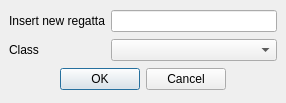
<ui version="4.0" >
 <author></author>
 <comment></comment>
 <exportmacro></exportmacro>
 <class>RegattaDialog</class>
 <widget class="QDialog" name="RegattaDialog" >
  <property name="geometry" >
   <rect>
    <x>0</x>
    <y>0</y>
    <width>286</width>
    <height>103</height>
   </rect>
  </property>
  <property name="sizePolicy" >
   <sizepolicy>
    <hsizetype>0</hsizetype>
    <vsizetype>0</vsizetype>
    <horstretch>0</horstretch>
    <verstretch>0</verstretch>
   </sizepolicy>
  </property>
  <property name="windowTitle" >
   <string>Regatta</string>
  </property>
  <layout class="QGridLayout" >
   <property name="margin" >
    <number>9</number>
   </property>
   <property name="spacing" >
    <number>6</number>
   </property>
   <item row="1" column="0" >
    <widget class="QLabel" name="label_3" >
     <property name="text" >
      <string>Class</string>
     </property>
    </widget>
   </item>
   <item row="0" column="1" >
    <widget class="QLineEdit" name="T_DialogRegattaValue" />
   </item>
   <item row="0" column="0" >
    <widget class="QLabel" name="label" >
     <property name="text" >
      <string>Insert new regatta</string>
     </property>
    </widget>
   </item>
   <item row="1" column="1" >
    <widget class="QComboBox" name="C_RegattaClass" />
   </item>
   <item row="2" column="0" colspan="2" >
    <layout class="QHBoxLayout" >
     <property name="margin" >
      <number>0</number>
     </property>
     <property name="spacing" >
      <number>6</number>
     </property>
     <item>
      <spacer>
       <property name="orientation" >
        <enum>Qt::Horizontal</enum>
       </property>
       <property name="sizeHint" >
        <size>
         <width>40</width>
         <height>20</height>
        </size>
       </property>
      </spacer>
     </item>
     <item>
      <widget class="QPushButton" name="okButton" >
       <property name="text" >
        <string>OK</string>
       </property>
      </widget>
     </item>
     <item>
      <widget class="QPushButton" name="cancelButton" >
       <property name="text" >
        <string>Cancel</string>
       </property>
      </widget>
     </item>
     <item>
      <spacer>
       <property name="orientation" >
        <enum>Qt::Horizontal</enum>
       </property>
       <property name="sizeHint" >
        <size>
         <width>40</width>
         <height>20</height>
        </size>
       </property>
      </spacer>
     </item>
    </layout>
   </item>
  </layout>
 </widget>
 <pixmapfunction></pixmapfunction>
 <resources/>
 <connections>
  <connection>
   <sender>okButton</sender>
   <signal>clicked()</signal>
   <receiver>RegattaDialog</receiver>
   <slot>accept()</slot>
   <hints>
    <hint type="sourcelabel" >
     <x>63</x>
     <y>312</y>
    </hint>
    <hint type="destinationlabel" >
     <x>40</x>
     <y>120</y>
    </hint>
   </hints>
  </connection>
  <connection>
   <sender>cancelButton</sender>
   <signal>clicked()</signal>
   <receiver>RegattaDialog</receiver>
   <slot>reject()</slot>
   <hints>
    <hint type="sourcelabel" >
     <x>197</x>
     <y>312</y>
    </hint>
    <hint type="destinationlabel" >
     <x>182</x>
     <y>121</y>
    </hint>
   </hints>
  </connection>
 </connections>
</ui>
